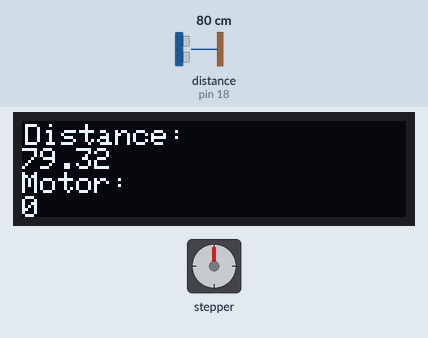
The sketch below on a simulated Arduino Uno, built with avr-gcc and run on an emulated ATmega328P. Shown: 128×32 one-colour display, stepper motor. Wiring (inferred from the names in the program): ultrasonic range finder: trigger pin 5; echo pin 18. Inputs (shaded band) come from the test bench; at power-on: distance to the obstacle (sensor on pin 18) 80 cm. The echo pulse lasts 58.3 µs per cm; stepper angles assume 2048 steps per turn; what the sketch prints to the serial monitor is not drawn.

Above: at 1.05 s.
1.3 s: distance to the obstacle (sensor on pin 18) set to 53 cm
At 2.8 s:
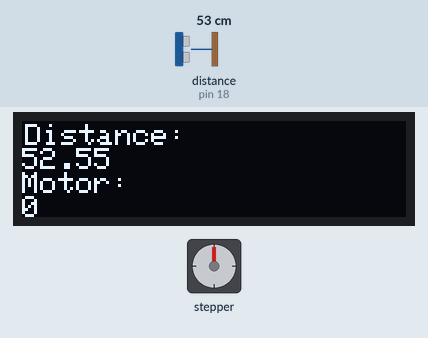
3.1 s: distance to the obstacle (sensor on pin 18) set to 48 cm
At 3.32 s:
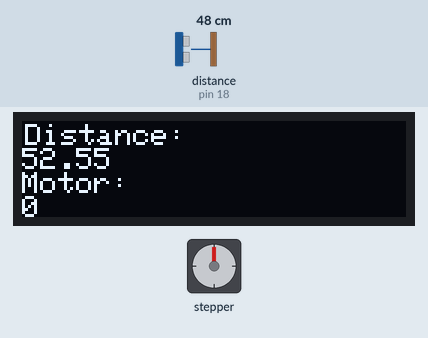
14.1 s: distance to the obstacle (sensor on pin 18) set to 9 cm
At 15.61 s:
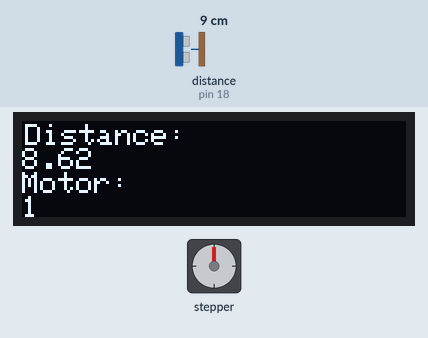
Timing chart, 0 to 17.1 s (numbered marks = the images above; inputs shaded):
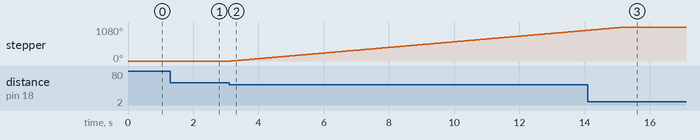

Measured:
- the behaviour switches between 51 and 50 cm on distance to the obstacle (sensor on pin 18) (found by bisection; images 1 and 2)
- after the input at 1.3 s, the display: first differs from a run without the input after 0.18 s (image 1)
- after the input at 3.1 s, stepper: keeps turning clockwise at about 89°/s, starting after 0.07 s

The sketch:

test_for_final.ino
```cpp
// libraries for oled module
#include <Wire.h>
#include <Adafruit_GFX.h>
#include <Adafruit_SSD1306.h>

// oled width and height initialized here
#define SCREEN_WIDTH 128
#define SCREEN_HEIGHT 32

// oled connected via i2c
Adafruit_SSD1306 display(SCREEN_WIDTH, SCREEN_HEIGHT, &Wire, -1);


// add the ultra sonic sensor here

#include <Stepper.h>

// for stepper motor

const int steps_per_rev = 2048;


// ultra sonic sensor pins
const int trigPin = 5;
const int echoPin = 18;


// define sound speed
#define SOUND_SPEED 0.034
#define CM_TO_INCH 0.393701

// variables for ultrasonic
long duration;
float distanceCm;
float distanceInch;

// making sure motor is turned off
bool motorRunning = false;


#define IN1 26
#define IN2 25
#define IN3 33
#define IN4 32

Stepper motor(steps_per_rev, IN1, IN3, IN2, IN4);

void setup() {
  motor.setSpeed(15);
  Serial.begin(115200);
  pinMode(trigPin, OUTPUT);
  pinMode(echoPin, INPUT);

  // setup for oled module
  // 0x3D for 128 x 64 screen
  if (!display.begin(SSD1306_SWITCHCAPVCC, 0x3C)) {
    Serial.println(F("SSD1306 Allocation failed!"));
    for(;;);
  }

  // delay(2000);
  // display.clearDisplay();
  // display.setTextSize(1);
  // display.setTextColor(WHITE);
  // // display static text
  // // display.println("Hello world");
  // display.println("Distance: ");
  // display.println(distanceCm);
  // display.display();


}

void loop() {
  delay(100);
  display.clearDisplay();
  display.setTextSize(0.8);
  display.setTextColor(WHITE);
  display.setCursor(1, 1);
  // display static text
  // display.println("Hello world");
  display.println("Distance: ");
  display.print(distanceCm);
  display.print("\n");
  display.println("Motor: ");
  display.print(motorRunning);
  display.print("\n");
  display.println("Weight: ");
  display.display();


  // ultrasonic sensor part
  // clears the trig pin here
  digitalWrite(trigPin, LOW);
  delayMicroseconds(2);
  // sets the trig pin on high state for 10 micro seconds

  digitalWrite(trigPin, HIGH);
  delayMicroseconds(10);
  digitalWrite(trigPin, LOW);


  // reads the echopin, returns the sound wave travel time in microseconds
  duration = pulseIn(echoPin, HIGH);

  // calculate the distance
  distanceCm = duration * SOUND_SPEED / 2;

  // convert to inches
  distanceInch = distanceCm * CM_TO_INCH;

  // prints the distance in the serial monitor

  // both conditions have to be true for this.temp state of motor goes to true
  if (distanceCm < 50 && !motorRunning) {
    // prints the distance when this fn starts
    Serial.print("Distance (cm)");
    Serial.println(distanceCm);
    Serial.println("turning");
    motorRunning = true;
    motor.step(steps_per_rev * 3);

  }

  // same prin... as earlier. distance is > 50 and the motor state switches back to false
  if (distanceCm >= 50 && motorRunning) {
    Serial.print("Distance (cm)");
    Serial.println(distanceCm);
    Serial.println("closing");
    // state goes to false
    motorRunning = false;
    // 2.5 doesnt keep the string taught, so switch to 3
    motor.step(-steps_per_rev * 3);

  }


}
```
